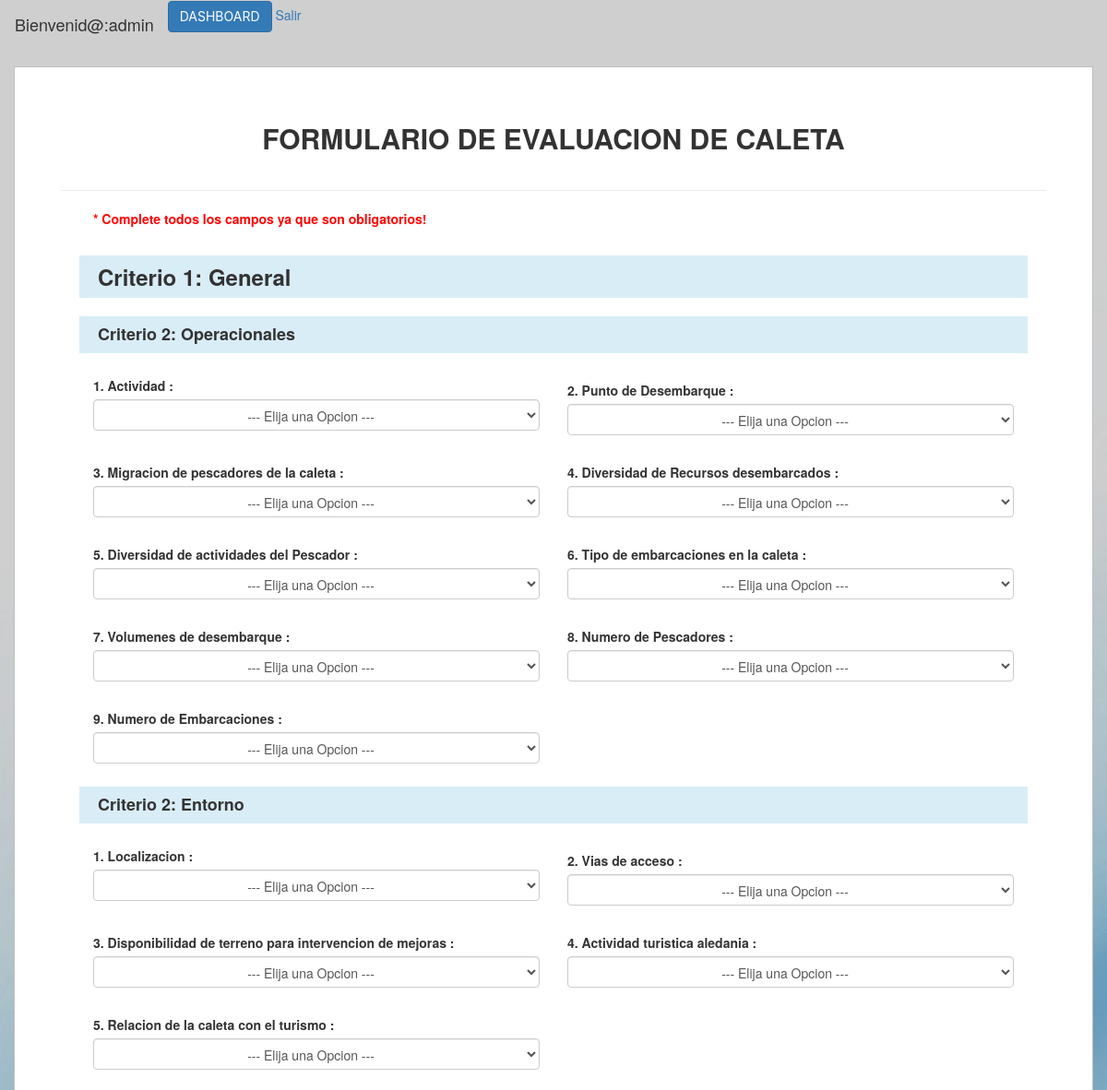
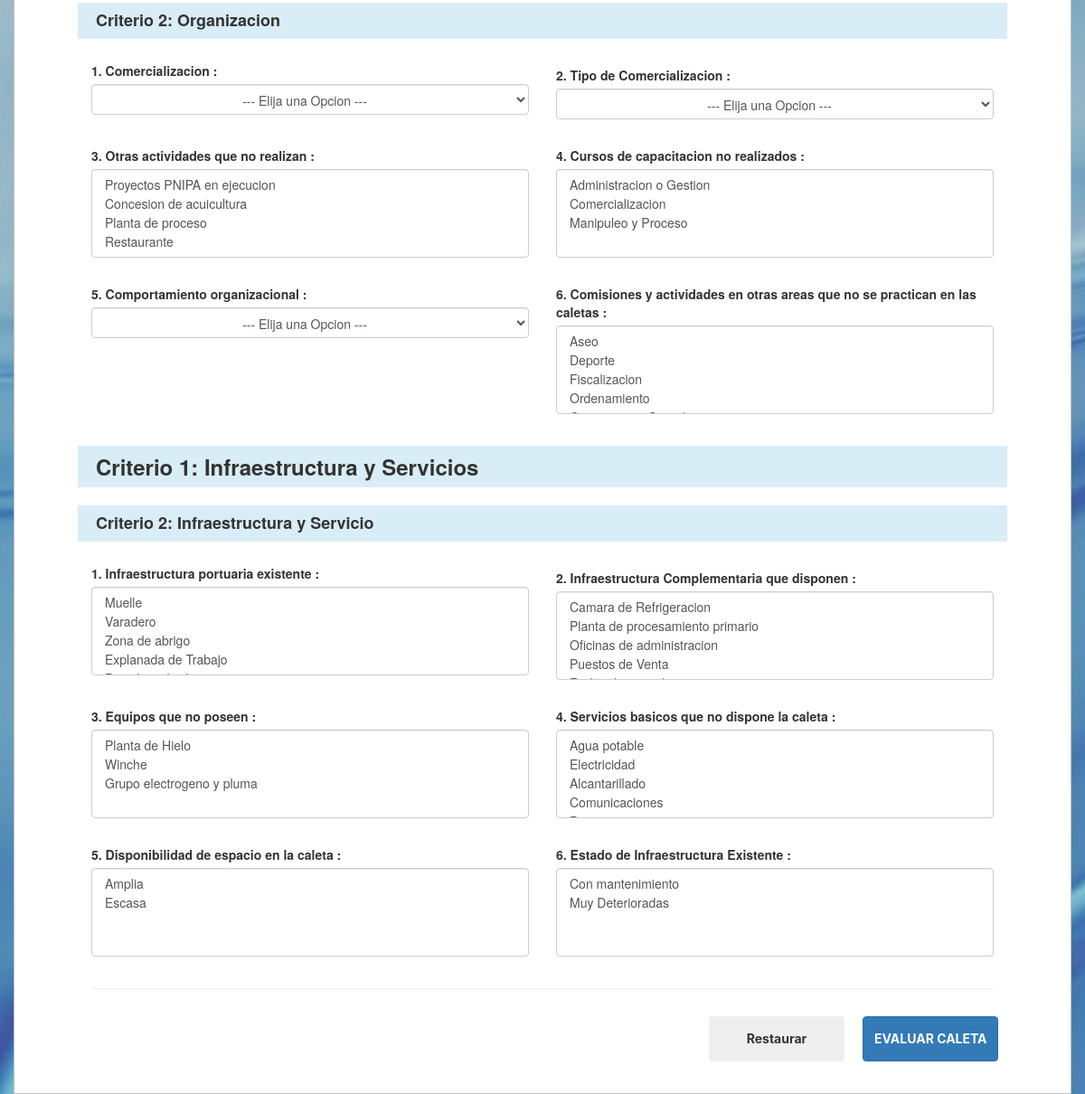
Page /form_eval (signed in) on the committed database (2 pictures, top to bottom).
### criterios/models.py (models this page shows, shortened)
class Criterio(models.Model):
    idCriterio = models.AutoField(primary_key=True)
    idCriterioPadre = models.ForeignKey('self' , blank=True, null=True, on_delete=models.CASCADE)
    nombre = models.CharField(max_length=200)
    children = models.IntegerField(default=0)
    porcentaje = models.IntegerField(
        default = 1,
        validators=[MaxValueValidator, MinValueValidator]
    )
    nivel = models.IntegerField(
        default = 0
    )
    multipleOptions = models.BooleanField( default=False)
    def getId(self):
        return self.idCriterio
    def __init__(self, *args, **kwargs):
        super(Criterio, self).__init__(*args, **kwargs)
        if self.idCriterioPadre is not None:
            if self.nivel == 0:
                item = Criterio.objects.get(pk=self.idCriterioPadre.pk)
                self.nivel = item.nivel + 1

### criterios/views.py (the view)
# urls.py: re_path(r'form_eval$', views.criterios_list),
def criterios_list(request):
    items = Criterio.objects.raw("SELECT * FROM 'criterios_criterio' ORDER BY 'nivel'")  # WHERE nivel == 0
    ListOrdered = []
    newFunction(ListOrdered, items, None, 0)
    size = len(ListOrdered)
    criterios = []
    temp_crit = []
    for i in range(size):
        temp_crit.append(ListOrdered[i])
        if (i + 1) % 2 == 0:
            criterios.append(list(temp_crit))
            if len(temp_crit) > 0:
                del temp_crit[:]
    lsit_condiciones = Condicion.objects.raw("SELECT * FROM 'criterios_condicion' ORDER BY 'idCriterio'")
    ListOrderedCond = groupedCondition(lsit_condiciones)
    contexto = {'criterios': criterios, 'condiciones': ListOrderedCond}
    print(contexto)
    return render(request, 'formulario.html', contexto)

### criterios/models.py (called while the page is built)
    def __str__(self):
        return self.nombre

### criterios/templatetags/customer_template.py (called while the page is built)
@register.simple_tag
def any_function(lista, idCriterio):
	index = 0
	for i in range(len(lista)):
		if lista[i][0].idCriterio.getId() == idCriterio:
			index = i
			break
	return lista[index]

@register.simple_tag
def counting(num):
	return num+1

### criterios/views.py (called while the page is built)
def groupedCondition(listCondiciones):
    ListGroupedCond = []
    if listCondiciones:
        temp_list = []
        idCrit = listCondiciones[0].idCriterio
        for item in listCondiciones:
            if idCrit == item.idCriterio:
                temp_list.append(item)
            else:
                ListGroupedCond.append(list(temp_list))
                del temp_list[:]
                temp_list.append(item)
                idCrit = item.idCriterio
        if len(temp_list) > 0:
            ListGroupedCond.append(list(temp_list))
    return ListGroupedCond

### criterios/templates/formulario.html (shortened to what this page needs)
{% load customer_template %}
{% load static %}
<!DOCTYPE html>
<html lang="es">
<head>
  <link rel="stylesheet" href="{% static 'css/form_crit.css' %}" />
  <link rel="stylesheet" href="{% static 'css/fondodash.css' %}" />
  <link rel="stylesheet" href="https://maxcdn.bootstrapcdn.com/bootstrap/3.3.6/css/bootstrap.min.css" />
</head>
<body>
    <nav class="navbar navbar-light bg-primary-light">
        <a class="navbar-brand">Bienvenid@:{{user}}</a>
        <form class="form-inline">
            <a id="resultado" class="btn btn-primary btn-xl text-uppercase js-scroll-trigger" href="{% url 'dash'%}" role= "button">Dashboard</a>
          <a href="{% url 'logout'%}" >Salir</a>
        </form>
      </nav>
  <div id="contentprimero" class="container">
    <div id="crit_head" class="row">
      <h2> FORMULARIO DE EVALUACION DE CALETA </h2>
    </div>
    <hr>
    <div class="row" id="form_eval">
      <p> * Complete todos los campos ya que son obligatorios! </p>
      <form>
        {% if criterios %}
          {% for criterio in criterios %}
          <div class="row section_crit1">
              {% for items in criterio %}
                {% if items.nombre %}
                <h3 class="crit1_title"> Criterio 1: {{ items.nombre }}</h3>
                {% else %}
                  {% for item in items %}
                    {% if item.nombre %}
                    <div class="section_crit2">
                    <h4 class="crit2_title" > Criterio 2: {{ item.nombre }}</h4>
                    {% else %}
                      {% counting -1 as count %}
                        {% for it in item %}
                          {% counting count as count %}
                          <div class="form-group" >
                          <div class="col-sm-6 crit3_cont">
                          <label > {{ count }}. {{ it.nombre }} : </label>
                          {% any_function condiciones it.idCriterio as listaCond %}
                          {% if it.multipleOptions %}
                            <select class="form-control mul_select" multiple >
                            {% for condicion in listaCond %}
                              <option  value="{{condicion.ponderado}}/{{condicion.idCondicion}}"> {{ condicion }} </option>
                            {% endfor %}
                            </select>
                          </div>
                          {% else %}
                            <select class="form-control uni_select" style="text-align: center;"  >
                            <option value="none" disabled selected > --- Elija una Opcion --- </option>
                            </select>
                          </div>
                        {% endif%}
                          </div>
                        {% endfor %}
                    </div>
                    {% endif %}
                  {% endfor %}
                {% endif %}
              {% endfor %}
            <br>
          </div>
          {% endfor %}
        {% endif %}
        <hr>
        <div class="row" id="crits_footer">
        <button class="btn btn btn-light" onclick="restaurar()">Restaurar</button>
        <button type="button" class="btn btn-primary pull-right" onclick="evaluar()">EVALUAR CALETA</button>
      </div>
      </form>
    </div>
  </div>
</body>
<html>

### static/css/form_crit.css (style rules this page uses)
body { background-color: #f1f1f1; }
#contentprimero { background-color: white; border: 1px solid #BFBFBF; padding: 25px 50px; }
#crit_head { text-align: center; font-weight: bold; padding: 15px 15px 10px 15px; }
#crit_head h2 { font-weight: bold; }
.section_crit1 { padding-top: 0px; }
.section_crit1 h3 { font-weight: bold; }
.section_crit2 { width: 100%; float: left; }
.crit1_title { background-color: #d9edf7; font-weight: bold; padding: 10px 20px; box-sizing: border-box; }
.crit3_cont { padding: 15px 20px; box-sizing: border-box; float: left; }
.crit2_title { background-color: #d9edf7; font-weight: bold; padding: 10px 20px; box-sizing: border-box; }
#crits_footer { float: right; padding: 10px 0px; }
#crits_footer button { margin: 0px 10px; height: 50px; width: 150px; font-weight: bold; }
#form_eval { padding: 0px 50px; }
#form_eval p { color:red; font-weight: bold; }
a { color:#007bff; text-decoration:none; background-color:transparent; -webkit-text-decoration-skip:objects }
a:not([href]):not([tabindex]) { color:inherit; text-decoration:none }
.btn { font-family:Montserrat,-apple-system,BlinkMacSystemFont,'Segoe UI',Roboto,'Helvetica Neue',Arial,sans-serif,'Apple Color Emoji','Segoe UI Emoji','Segoe UI Symbol','Noto Color Emoji'; font-weight:500 }
.btn-xl { font-size:16px; padding:20px 20px }
.btn-primary { background-color:#47617e; border-color:#47617e; }
.btn-primary { color:#fff; background-color:#47617e; border-color:#47617e }

### static/css/fondodash.css (style rules this page uses)
body { background-image: url(../img/celeste.jpg); background-repeat: no-repeat; background-position: center center; background-size: cover; background-attachment:fixed; }
.btn-primary { color:#fff; background-color:#566c81dc; border-color:#566c81dc; }

### rows in the picture
Criterio: nombre "General"
Criterio: nombre "Operacionales"
Criterio: count "1", nombre "Actividad"
Criterio: count "2", nombre "Punto de Desembarque"
Criterio: count "3", nombre "Migracion de pescadores de la caleta"
Criterio: count "4", nombre "Diversidad de Recursos desembarcados"
Criterio: porcentaje "5", nombre "Diversidad de actividades del Pescador"
Criterio: count "6", nombre "Tipo de embarcaciones en la caleta"
Criterio: count "7", nombre "Volumenes de desembarque"
Criterio: count "8", nombre "Numero de Pescadores"
Criterio: count "9", nombre "Numero de Embarcaciones"
Criterio: nombre "Entorno"
Criterio: count "1", nombre "Localizacion"
Criterio: count "2", nombre "Vias de acceso"
Criterio: children "3", nombre "Disponibilidad de terreno para intervencion de mejoras"
Criterio: count "4", nombre "Actividad turistica aledania"
Criterio: count "5", nombre "Relacion de la caleta con el turismo"
Criterio: nombre "Organizacion"
Criterio: count "1", nombre "Comercializacion"
Criterio: count "2", nombre "Tipo de Comercializacion"
Criterio: count "3", nombre "Otras actividades que no realizan"
Criterio: count "4", nombre "Cursos de capacitacion no realizados"
Criterio: count "5", nombre "Comportamiento organizacional"
Criterio: count "6", nombre "Comisiones y actividades en otras areas que no se practican en las caletas"
Criterio: nombre "Infraestructura y Servicios"
Criterio: nombre "Infraestructura y Servicio"
Criterio: multipleOptions "1", nombre "Infraestructura portuaria existente"
Criterio: nivel "2", nombre "Infraestructura Complementaria que disponen"
Criterio: children "3", nombre "Equipos que no poseen"
Criterio: count "4", nombre "Servicios basicos que no dispone la caleta"
Criterio: count "5", nombre "Disponibilidad de espacio en la caleta"
Criterio: count "6", nombre "Estado de Infraestructura Existente"

### other values in the picture
{{ user }} "admin"
